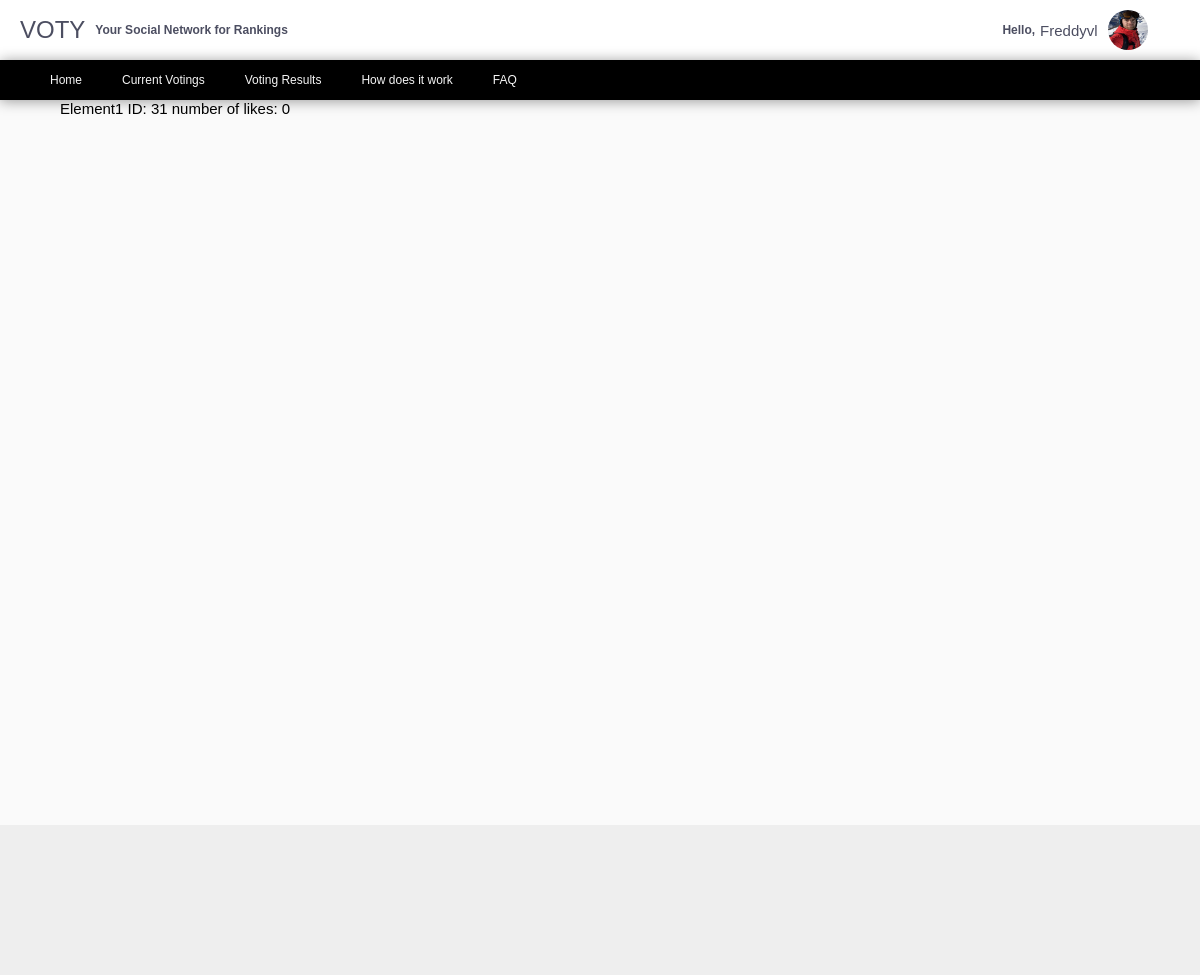
Page /voting/13/31/ (signed in) on the committed database.
### users/models.py (models this page shows, shortened)
class Profile(models.Model):
    user = models.OneToOneField(User, on_delete=models.CASCADE)
    image = models.ImageField(default='default.jpg', upload_to='profile_pics')
    total_number_of_votings = models.SmallIntegerField(default=0)

### voting/models.py (models this page shows, shortened)
class Element(models.Model):
    title = models.CharField(max_length=100)
    description = models.TextField(blank=True)
    voting = models.ForeignKey(Voting, on_delete=models.CASCADE, related_name='related_votings')
    likes = models.PositiveIntegerField(default=0)
    link = models.CharField(max_length=300, blank=True, default='https://images.pexels.com/photos/2444429/pexels-photo-2444429.jpeg?auto=compress&cs=tinysrgb&dpr=2&h=750&w=1260')

### voting/views.py (the view)
# urls.py: path('<int:pk>/<int:pk_element>/', ElementDetailview.as_view(), name="element-detail"),
class ElementDetailview(DetailView):
    model = Element
    def get_object(self):
        pk2 = self.kwargs['pk_element']
        element = get_object_or_404(Element, pk=pk2)
        return element

### voting/templates/voting/element_detail.html
{% extends 'voting/base.html' %}
{% load crispy_forms_tags %}
{% block content %}
        {{ object.title }}
        ID: {{ object.id }}
        number of likes: {{ object.likes }}
{% endblock content%}

### voting/templates/voting/base.html (shortened to what this page needs)
{% load static %}
<!DOCTYPE html>
<html lang="en">
<head>
    <link rel="stylesheet" type="text/css "href="{% static 'voting/main.css' %}">
    <link rel="stylesheet" type="text/css "href="{% static 'voting/navbar-avatar.css' %}">
    <link rel="stylesheet" type="text/css "href="{% static 'voting/card.css' %}">
</head>
<body>
    <div class="navbar flex space-between">
        <div class="logo flex">
            <h1>VOTY</h1>
            <h1 style="font-size: 12px;"> Your Social Network for Rankings</h1>
        </div>
        <div class="user-menu flex align-items-center">
        {% if user.is_authenticated %}
            <div class="dropdown">
                <div class="avatar flex align-items-center">
                    <p>Hello, </p>
                    <p>{{user.username}}</p>
                    <img src="{{ user.profile.image.url }}" alt="{{ element.author }}" />
                </div>
        </div>
        {% else %}
            <a  class="btn-blue" href="{% url 'login' %}">Login </a>
            <a  href="{% url 'register' %}"> Register</a>
        {% endif %}
        </div>
    </div>
    <div class="navbar2">
        <a href="">Home</a>
        <a href="{% url 'list-of-votings' %}">Current Votings</a>
        <a href="">Voting Results</a>
        <a href="">How does it work</a>
        <a href="">FAQ</a>
    </div>
    <div class="body-content">
        <div class="content">
            {% block content %}
            {% endblock %}
        </div>
    </div>
    <div class="footer">
    </div>
</body>
</html>

### voting/static/voting/main.css (style rules this page uses)
:root { --red: hsl(0, 78%, 62%); --cyan: hsl(180, 62%, 55%); --orange: hsl(34, 97%, 64%); --blue: hsl(212, 86%, 64%); --varyDarkBlue: hsl(234, 12%, 34%); --grayishBlue: hsl(229, 6%, 66%); --veryLightGray: hsl(0, 0%, 98%); --weight1: 200; --weight2: 400; --weight3: 600; }
h1:first-of-type { font-weight: var(--weight1); color: var(--varyDarkBlue); margin-right: 10px; }
h1:last-of-type { color: var(--varyDarkBlue); }
a, p:first-of-type { font-size: 12px; font-weight: var(--weight3); color: var(--varyDarkBlue); margin-right: 5px; text-decoration: none; }
p:last-of-type { color: var(--varyDarkBlue); font-weight: var(--weight1); }
.logo { margin-left: 20px; font-size: 12px; align-items: center; }
html, body { height: 100%; margin: 0; font-size: 15px; font-family: 'Poppins', sans-serif; background-color: var(--veryLightGray); }
.body-content { min-height: 100%; }
.flex { display: flex; }
.space-between { justify-content: space-between; }
.align-items-center { align-items: center; justify-content: center; }
.footer { background-color: #dedede73; height: 10em; padding: 2em; margin-top: -5em; margin-bottom: 0px; }
.content { margin: auto; width: 90%; }

### voting/static/voting/navbar-avatar.css (style rules this page uses)
.user-menu { width: 200px; margin-right: 20px; }
.navbar { background-color: white; height: 60px; width: 100%; box-shadow: 0 1px 10px rgba(0, 0, 0, 0.2); }
.navbar2 { background-color: black; height: 40px; box-shadow: 0 1px 14px rgba(0, 0, 0, 0.4); padding: 0px 50px; display: flex; align-items: center; }
.navbar2 a { font-weight: var(--weight1); color: whitesmoke; margin-right: 40px; }
.dropdown { position: relative; display: inline-block; }
.avatar img { border-radius: 50%; width: 40px; height: 40px; margin-right: 10px; margin-left: 10px; }

### voting/static/voting/card.css (style rules this page uses)
* { box-sizing: border-box; }

### rows in the picture
Element: title "Element1", id "31", likes "0"

### other values in the picture
{{ user.username }} "Freddyvl"
